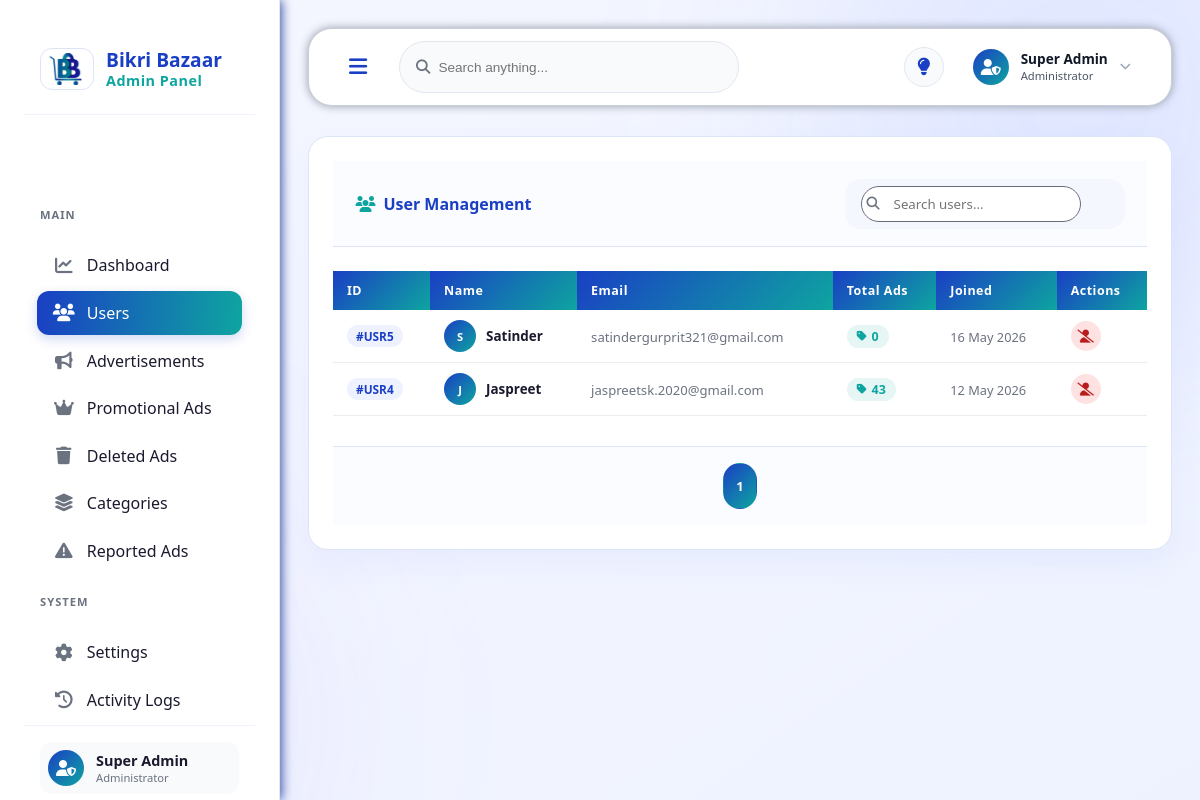
Page /admin_page.php?page=users on the committed database.
### tables this page shows
CREATE TABLE `users` (
  `id` int NOT NULL AUTO_INCREMENT,
  `name` varchar(100) DEFAULT NULL,
  `email` varchar(100) DEFAULT NULL,
  `password` varchar(255) DEFAULT NULL,
  `phone` varchar(20) DEFAULT NULL,
  `city` varchar(100) DEFAULT NULL,
  `created_at` timestamp NOT NULL DEFAULT CURRENT_TIMESTAMP,
  `otp` varchar(10) DEFAULT NULL,
  `otp_expiry` datetime DEFAULT NULL,
  `about` varchar(200) DEFAULT '',
  `profile_image` varchar(255) DEFAULT NULL,
  PRIMARY KEY (`id`)
);

### public/admin_page.php (called while the page is built, shortened)
<?php
require_once '../modules/admin/admin_view.php';
?>

### modules/admin/users/users_data.php (called while the page is built, shortened)
<?php
require_once __DIR__ . '/../../../shared/db.php';
$search_sql = '';
$limit = 10;
$page_number = max(1, intval($_GET['pageno'] ?? 1));
$offset = ($page_number - 1) * $limit;
$all_users_query = mysqli_query(
    $conn,
    "SELECT
        users.id,
        users.name,
        users.email,
        users.created_at,
        (
            SELECT COUNT(*)
            FROM products
            WHERE products.user_id = users.id
            AND products.is_deleted = 0
        ) AS total_ads
     FROM users
     WHERE 1=1
     $search_sql
     ORDER BY users.created_at DESC
     LIMIT $limit OFFSET $offset"
);
$total_users_result = mysqli_query(
    $conn,
    "SELECT COUNT(*) AS total
     FROM users
     WHERE 1=1
     $search_sql"
);
$total_users = mysqli_fetch_assoc($total_users_result)['total'];
$total_pages = ceil($total_users / $limit);
?>

### modules/admin/users/users_view.php (the view, shortened to what this page needs)
<?php require_once __DIR__ . '/users_data.php'; ?>
<div class="table-card">
    <div class="table-header">
        <h3><i class="fa-solid fa-users"></i> User Management</h3>
        <div class="table-actions">
            <form method="GET">
                <div class="search-input">
                    <input
                        type="text"
                        name="search"
                        placeholder="Search users..."
                        value="<?php echo htmlspecialchars($_GET['search'] ?? ''); ?>"
                    >
                </div>
            </form>
        </div>
    </div>
    <div class="table-wrapper">
        <table>
            <thead>
                <tr>
                    <th>ID</th>
                    <th>Name</th>
                    <th>Email</th>
                    <th>Total Ads</th>
                    <th>Joined</th>
                    <th>Actions</th>
                </tr>
            </thead>
            <tbody>
            <?php while($user = mysqli_fetch_assoc($all_users_query)): ?>
                <?php
                    $nameParts = explode(' ', trim($user['name']));
                    $initials  = strtoupper(substr($nameParts[0], 0, 1));
                ?>
                <tr>
                    <td>
                        <span class="id-badge">#USR<?php echo $user['id']; ?></span>
                    </td>
                    <td>
                        <div class="user-cell">
                            <div class="user-avatar"><?php echo $initials; ?></div>
                            <span class="user-name-text"><?php echo htmlspecialchars($user['name']); ?></span>
                        </div>
                    </td>
                    <td>
                        <span class="email-text"><?php echo htmlspecialchars($user['email']); ?></span>
                    </td>
                    <td>
                        <span class="ads-badge">
                            <i class="fa-solid fa-tag" style="font-size:0.7rem;"></i>
                            <?php echo $user['total_ads']; ?>
                        </span>
                    </td>
                    <td>
                        <span class="date-text"><?php echo date('d M Y', strtotime($user['created_at'])); ?></span>
                    </td>
                    <td>
                        <div class="action-buttons">
                            <a href="admin_page.php?page=delete_user&id=<?php echo $user['id']; ?>"
                               class="delete-btn"
                               onclick="event.stopImmediatePropagation(); return confirm('Are you sure you want to delete this user and all of their ads? This action cannot be undone.');">
                                <i class="fa-solid fa-user-slash"></i>
                            </a>
                        </div>
                    </td>
                </tr>
            <?php endwhile; ?>
            </tbody>
        </table>
    </div>
    <div class="pagination">
        <?php for($i = 1; $i <= $total_pages; $i++): ?>
            <a href="?page=users&pageno=<?php echo $i; ?>&search=<?php echo urlencode($_GET['search'] ?? ''); ?>"
               class="page-btn <?php echo $i == $page_number ? 'active-page' : ''; ?>">
                <?php echo $i; ?>
            </a>
        <?php endfor; ?>
    </div>
</div>

### modules/admin/assets/css/style.css (style rules this page uses)
* { margin: 0; padding: 0; box-sizing: border-box; }
body { font-family: "Segoe UI", sans-serif; background: linear-gradient(to bottom right,#f5f7ff,#eef2ff); overflow-x: hidden; position: relative; }
body::before { content: ""; position: fixed; width: 500px; height: 500px; background: rgba(91,124,255,0.12); border-radius: 50%; top: -150px; right: -120px; filter: blur(120px); z-index: -1; }
body::after { content: ""; position: fixed; width: 400px; height: 400px; background: rgba(127,92,255,0.10); border-radius: 50%; bottom: -120px; left: -120px; filter: blur(120px); z-index: -1; }
a { text-decoration: none; }

### modules/admin/assets/css/dashboard.css (style rules this page uses)
.table-card { background: rgba(255,255,255,0.75); backdrop-filter: blur(18px); border-radius: 28px; padding: 24px; border: 1px solid rgba(230,230,230,0.8); box-shadow: 0 15px 35px rgba(91,124,255,0.06); }
.table-header { display: flex; align-items: center; justify-content: space-between; margin-bottom: 24px; }
.table-header h3 { font-size: 24px; color: #1f2937; }
.table-wrapper { overflow-x: auto; }
table { width: 100%; border-collapse: collapse; }
table thead { background: rgba(245,247,255,0.8); }
table th { text-align: left; padding: 18px; color: #6b7280; font-size: 14px; font-weight: 600; }
table td { padding: 18px; border-bottom: 1px solid rgba(230,230,230,0.7); color: #374151; font-size: 15px; }
table tbody tr { transition: 0.3s; }
.action-buttons { display: flex; align-items: center; gap: 10px; }
.edit-btn, .delete-btn { width: 42px; height: 42px; border-radius: 12px; border: none; cursor: pointer; transition: 0.3s; font-size: 15px; }
.delete-btn { background: rgba(239,68,68,0.12); color: #dc2626; }
.table-actions { display: flex; align-items: center; gap: 16px; }
.search-input { background: rgba(245,247,255,0.9); border-radius: 16px; padding: 0 16px; height: 50px; display: flex; align-items: center; gap: 12px; min-width: 280px; }
.search-input input { border: none; outline: none; background: transparent; width: 100%; font-size: 14px; }
.pagination { display: flex; align-items: center; justify-content: center; gap: 12px; margin-top: 30px; flex-wrap: wrap; }
.page-btn { min-width: 46px; height: 46px; padding: 0 16px; border-radius: 14px; background: rgba(245,247,255,0.9); display: flex; align-items: center; justify-content: center; color: #374151; font-weight: 600; transition: 0.3s; }
.active-page { background: linear-gradient(135deg,#5b7cff,#7f5cff); color: white; }

### rows in the picture
users: id "5", name "S", name "Satinder", email "satindergurprit321@gmail.com", total_ads "0", created_at "16 May 2026"
users: id "4", name "J", name "Jaspreet", email "jaspreetsk.2020@gmail.com", total_ads "43", created_at "12 May 2026"
